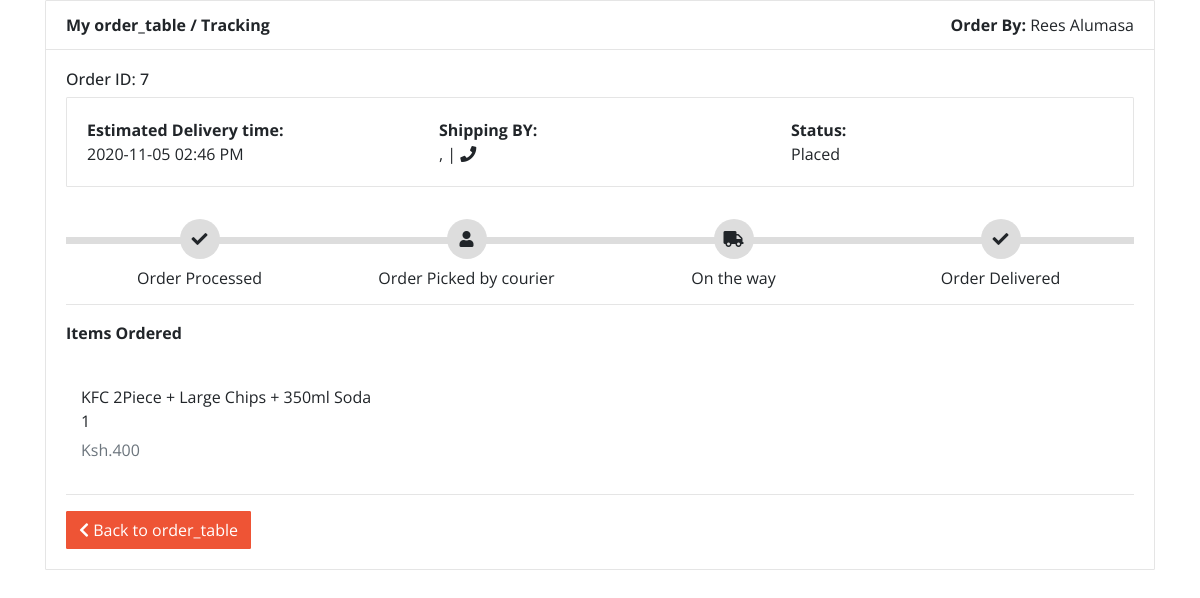
The app's page /restpi_order/cart/orderstat.php?q=7 (signed in) with its own data.
### tables this page shows
CREATE TABLE `order_table` (
  `order_no` int(11) NOT NULL,
  `product_array` text NOT NULL,
  `customer_id` varchar(255) NOT NULL,
  `status` text NOT NULL DEFAULT 'ordered',
  `shippedBy` text NOT NULL,
  `shippedOn` datetime NOT NULL,
  `date` datetime NOT NULL
);

CREATE TABLE `user_table` (
  `user_id` int(11) NOT NULL,
  `user_name` text NOT NULL,
  `user_email` text NOT NULL,
  `user_city` text NOT NULL,
  `user_image` text NOT NULL,
  `user_password` text NOT NULL,
  `date_created` timestamp NOT NULL DEFAULT current_timestamp() ON UPDATE current_timestamp()
);

### restpi_order/config.php (called while the page is built, shortened)
<?php
  function connect(){
    $server="localhost";
    $uname="root";
    $pwd="";
    $db="lab1";
    $link= mysqli_connect($server,$uname,$pwd,$db) or
    die("ERROR: Could not connect. " . mysqli_connect_error());;
    return $link;
  }
  function getData($sql){
    $link=connect();
    $data=mysqli_query($link,$sql);
    if($data){
      return $data;
    } else {
      echo "Error: ".mysqli_error($link);
    }
  }
  ?>

### restpi_order/cart/orderstat.php (the view, shortened to what this page needs)
<!doctype html>
<html>
    <head>
        <link href='https://maxcdn.bootstrapcdn.com/bootstrap/4.3.1/css/bootstrap.min.css' rel='stylesheet'>
        <link href='https://use.fontawesome.com/releases/v5.7.2/css/all.css' rel='stylesheet'>
</head>
<body>
<div class="container">
    <article class="card">
            <?php
            $dphone="";
            if(isset($_GET['q'])){
              include('../config.php');
              if($_SESSION['role']=='1'){
                $query = "SELECT * FROM order_table where order_no='".$_GET['q']."' ORDER BY order_no DESC";
              } else{
                $query = "SELECT * FROM order_table where order_no='".$_GET['q']."' and customer_id='".$_SESSION['user_email']."' ORDER BY order_no DESC";
              }
              $statement = $connect->prepare($query);
              if($statement->execute())
              {
                $result = $statement->fetchAll();
                foreach($result as $row)
                {
                  $cust="select * from user_table where user_email ='".$row['customer_id']."'";
                  ?>
                  <header class="card-header"><b> My order_table / Tracking </b><span class="float-right"> <?php foreach (getData($cust) as $dat) {
                    echo "<b>Order By: </b>".$dat['user_name'];
                  } ?></span></header>
                  <div class="card-body">
                  <?php
                  echo '<h6>Order ID: '.$_GET['q'].'</h6>';
                  $time = strtotime($row['date']);
                  $ddate=date("Y-m-d h:i A", strtotime('+60 minutes', $time));
                  $sby=$row['shippedBy'];
                  $sta=$row['status'];
                  $status=$sta;
                  if($sta == 'ordered'||$sta=='Placed'){
                    $a='';
                  } else if($sta == 'Processed'){
                    $a='1';
                  } else if($sta == 'Picked'){
                    $a='2';
                  } else if($sta == 'In Transit'){
                    $a='3';
                  } else if($sta == 'Delivered'){
                    $a='4';
                    $ddate="Delivered on ".date("Y-m-d h:i A", strtotime('+60 minutes',$time));
                  }
                  if($a=='1'){
                    $w='active';
                    $x='';
                    $y='';
                    $z='';
                  } else if($a=='2'){
                    $w='active';
                    $x='active';
                    $y='';
                    $z='';
                  } else if($a=='3'){
                    $w='active';
                    $x='active';
                    $y='active';
                    $z='';
                  } else if($a=='4'){
                    $w='active';
                    $x='active';
                    $y='active';
                    $z='active';
                } else {
                  $w='';
                  $x='';
                  $y='';
                  $z='';
                }
             ?>
            <article class="card">
                <div class="card-body row">
                    <div class="col"> <strong>Estimated Delivery time:</strong> <br><?php echo $ddate; ?> </div>
                    <div class="col"> <strong>Shipping BY:</strong> <br> <?php echo $sby ?>, | <i class="fa fa-phone"></i> <?php echo $dphone ?> </div>
                    <div class="col"> <strong>Status:</strong> <br> <?php echo $status; ?> </div>
                </div>
            </article>
            <div class="track">
                <div class="step <?php echo $w ?>"> <span class="icon"> <i class="fa fa-check"></i> </span> <span class="text">Order Processed</span> </div>
                <div class="step <?php echo $x ?>"> <span class="icon"> <i class="fa fa-user"></i> </span> <span class="text"> Order Picked by courier</span> </div>
                <div class="step <?php echo $y ?>"> <span class="icon"> <i class="fa fa-truck"></i> </span> <span class="text"> On the way </span> </div>
                <div class="step <?php echo $z ?>"> <span class="icon"> <i class="fa fa-check"></i> </span> <span class="text">Order Delivered</span> </div>
            </div>
            <hr>
            <p><strong>Items Ordered</strong></p><br>
            <ul class="row">
              <?php
              $re=unserialize($row['product_array']);
              foreach($re as $keys => $values)
              {
               ?>
                <li class="col-md-4">
                    <figure class="itemside mb-3">
                        <figcaption class="info align-self-center">
                            <p class="title"><?php echo $values["product_name"]; ?> <br> <?php echo $values["product_quantity"]; ?></p> <span class="text-muted"><?php echo "Ksh.".$values["product_price"] ?> </span>
                        </figcaption>
                    </figure>
                </li>
              <?php } ?>
            </ul>
            <hr>
            <a href="myorders.php" class="btn btn-warning" data-abc="true"> <i class="fa fa-chevron-left"></i> Back to order_table</a>
          <?php }}} ?>
        </div>
    </article>
</div>
</body>
</html>

### restpi_order/cart/orderstat.php (style rules this page uses)
body { font-family: 'Open Sans', serif }
.card { position: relative; display: -webkit-box; display: -ms-flexbox; display: flex; -webkit-box-orient: vertical; -webkit-box-direction: normal; -ms-flex-direction: column; flex-direction: column; min-width: 0; word-wrap: break-word; background-color: #fff; background-clip: border-box; border: 1px solid rgba(0, 0, 0, 0.1); border-radius: 0.10rem }
.card-header:first-child { border-radius: calc(0.37rem - 1px) calc(0.37rem - 1px) 0 0 }
.card-header { padding: 0.75rem 1.25rem; margin-bottom: 0; background-color: #fff; border-bottom: 1px solid rgba(0, 0, 0, 0.1) }
.track { position: relative; background-color: #ddd; height: 7px; display: -webkit-box; display: -ms-flexbox; display: flex; margin-bottom: 60px; margin-top: 50px }
.track .step { -webkit-box-flex: 1; -ms-flex-positive: 1; flex-grow: 1; width: 25%; margin-top: -18px; text-align: center; position: relative }
.track .step::before { height: 7px; position: absolute; content: ""; width: 100%; left: 0; top: 18px }
.track .icon { display: inline-block; width: 40px; height: 40px; line-height: 40px; position: relative; border-radius: 100%; background: #ddd }
.track .text { display: block; margin-top: 7px }
.itemside { position: relative; display: -webkit-box; display: -ms-flexbox; display: flex; width: 100% }
ul.row, ul.row-sm { list-style: none; padding: 0 }
.itemside .info { padding-left: 15px; padding-right: 7px }
.itemside .title { display: block; margin-bottom: 5px; color: #212529 }
p { margin-top: 0; margin-bottom: 1rem }
.btn-warning { color: #ffffff; background-color: #ee5435; border-color: #ee5435; border-radius: 1px }

### records on screen
order_table: date "2020-11-05 02:46 PM", status "Placed", product_name "KFC 2Piece + Large Chips + 350ml Soda", product_quantity "1", product_price "400"
user_table: user_name "Rees Alumasa"
